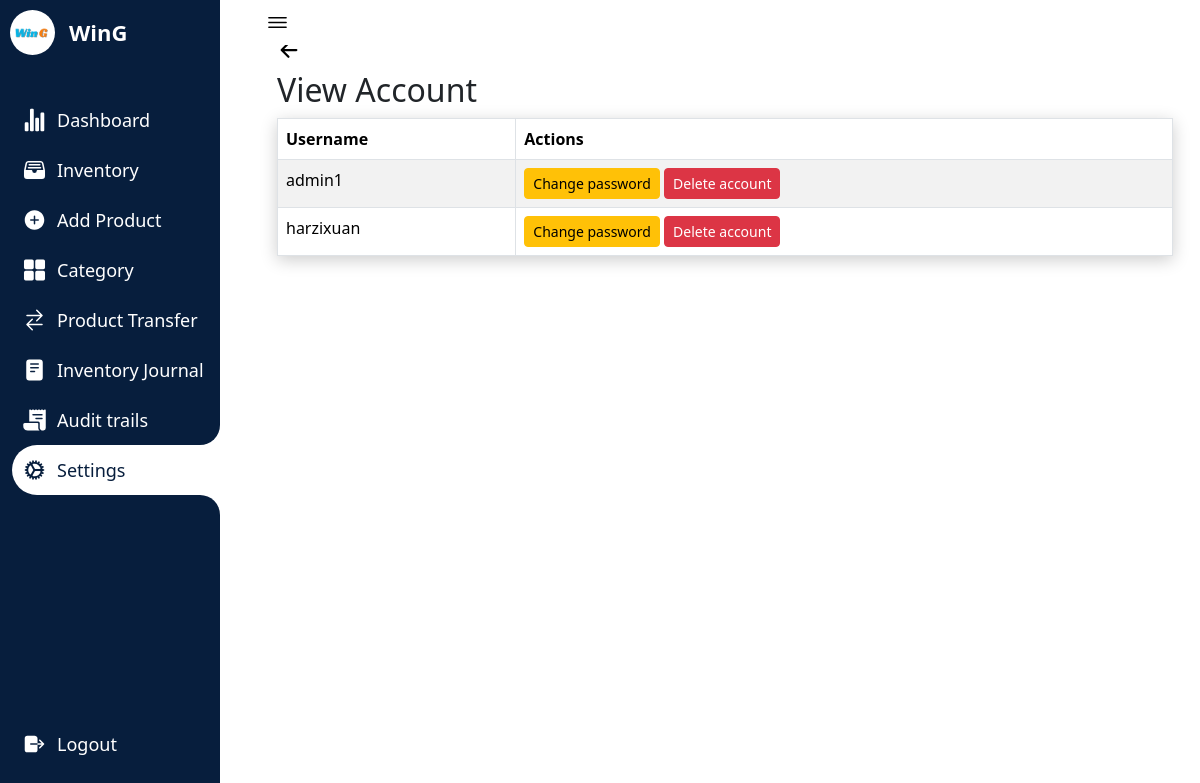
The page /viewaccount.php (signed in) on the database its author committed.
### tables this page shows
CREATE TABLE IF NOT EXISTS `companyprofile` (
  `id` int(11) NOT NULL AUTO_INCREMENT,
  `name` varchar(250) NOT NULL,
  `profilepicture` varchar(1000) DEFAULT NULL,
  PRIMARY KEY (`id`)
);

CREATE TABLE IF NOT EXISTS `users` (
  `id` int(11) NOT NULL AUTO_INCREMENT,
  `username` varchar(255) NOT NULL,
  `passw` varchar(255) NOT NULL,
  `name` varchar(255) NOT NULL,
  PRIMARY KEY (`id`)
);

### viewaccount.php (the view, shortened to what this page needs)
<?php
require_once "config.php";
$companyId = 1;
$query = "SELECT * FROM companyprofile WHERE id = ?";
$stmt = mysqli_prepare($conn, $query);
mysqli_stmt_bind_param($stmt, "i", $companyId);
mysqli_stmt_execute($stmt);
$result = mysqli_stmt_get_result($stmt);
$companyProfile = mysqli_fetch_assoc($result);
$companyProfileImagePath = $companyProfile['profilepicture'];
$companyName = $companyProfile['name'];
?>
<!DOCTYPE html>
<html lang="en">
<head>
    <link rel="stylesheet" href="testin3.css">
    <link href="https://cdn.jsdelivr.net/npm/bootstrap@5.3.1/dist/css/bootstrap.min.css" rel="stylesheet">
</head>
<body>
<nav>
<div class="logo">
<div class="logo-image">
    <?php
    if (!empty($companyProfileImagePath)) {
        echo '<img src="' . $companyProfileImagePath . '" alt="Company Logo" class="logoimage">';
    } else {
        echo '<img src="path/to/placeholder/image.jpg" alt="No Image" style="">';
    }
    ?>
</div>
    <div class="logo-name">
    <?php echo $companyName; ?>
    </div>
</div>
        <div class="menu-items">
            <ul class="navLinks">
            <li class="navList">
    <a href="Dashboard.php">
    <ion-icon name="stats-chart"></ion-icon>
        <span class="links">Dashboard</span>
    </a>
</li>
<li class="navList">
    <a href="Inventory.php">
        <ion-icon name="file-tray-full"></ion-icon>
        <span class="links">Inventory</span>
    </a>
</li>
<li class="navList">
    <a href="Product.php">
        <ion-icon name="add-circle"></ion-icon>
        <span class="links">Add Product</span>
    </a>
</li>
    <li class="navList">
        <a href="Category.php">
            <ion-icon name="grid"></ion-icon>
            <span class="links">Category</span>
        </a>
    </li>
    <li class="navList">
        <a href="Order.php">
        <ion-icon name="swap-horizontal"></ion-icon>
            <span class="links">Product Transfer</span>
        </a>
    </li>
    <li class="navList">
        <a href="Reports.php">
            <ion-icon name="reader"></ion-icon>
            <span class="links">Inventory Journal</span>
        </a>
    </li>
    <li class="navList">
        <a href="audittrails.php">
        <ion-icon name="receipt"></ion-icon>
            <span class="links">Audit trails</span>
        </a>
    </li>
    <li class="navList active">
        <a href="Settings.php">
            <ion-icon name="cog"></ion-icon>
            <span class="links">Settings</span>
        </a>
    </li>
            </ul>
            <ul class="bottom-link">
                <li>
                <a href="logout.php">
                    <ion-icon name="log-out"></ion-icon>
                    <span class="links">Logout</span>
                </a>
                </li>
        </div>
    </nav>
    <section class="dashboard">
        <div class="top">
            <ion-icon class="navToggle" name="menu-outline"></ion-icon>
        </div>
        <div class="content-wrapper">
        <div class="container">
            <div class="row">
                <div class="col-lg-12 col-offset-2">
                <a href="Settings.php" style="font-size: 24px; text-decoration:none; color:black;">
                    <ion-icon name="arrow-back-outline"></ion-icon>
                    </a>
                    <h2>View Account</h2>
                    <table class="table table-bordered table-striped">
                        <thead>
                            <th>Username</th>
                            <th>Actions</th>
                        </thead>
                        <tbody>
                            <?php
                            $user_info_query = mysqli_query($conn, "SELECT * FROM users");
                            if ($user_info_query) {
                                while ($user_data = mysqli_fetch_assoc($user_info_query)) {
                                    echo "<tr>";
                                    echo "<td>{$user_data['username']}</td>";
                                    echo "<td>
                                            <a href='edit_account.php?editid={$user_data['username']}' class='btn btn-warning btn-sm'>Change password</a>
                                            <a href='deleteaccount.php?username={$user_data['username']}' class='btn btn-danger btn-sm'>Delete account</a>
                                        </td>";
                                    echo "</tr>";
                                }
                            } else {
                                echo "<tr><td colspan='2'>Error fetching user information: " . mysqli_error($conn) . "</td></tr>";
                            }
                            ?>
                        </tbody>
                    </table>
                </div>
            </div>
        </div>
    </div>
</section>
</body>
</html>

### testin3.css (style rules this page uses)
* { margin: 0; padding: 0; box-sizing: border-box; }
:root { --primary-color:#071e3d; --nav-color: #071e3d; --dash-color: #fff; --logo-color: #fff; --text-color: #000; --text-color-light: #333; --white: #fff; --border-color: #ccc; --toggle-color: #fff; --title-icon-color: #fff; --time-03: all 0.3s linear; --time-02: all 0.2s linear; }
body { width: 100%; min-height: 100vh; background-color: var(--dash-color); font-family: 'Poppins', sans-serif; }
nav { position: fixed; top: 0; left: 0; height: 100%; width: 220px; background-color: var(--nav-color); padding: 10px 0 10px 10px; transition: var(--time-03); }
nav .logo { display: flex; align-items: center; }
.logoimage { border-radius:50%; }
nav .logo-image { width: 45px; height: 45px; border-radius: 50%; }
nav .logo-image img { width: 45px; height: 45px; object-fit: cover; }
nav .logo .logo-name { font-size: 22px; font-weight: 600; color: var(--logo-color); margin-left: 14px; white-space: nowrap; transition: var(--time-02); }
nav .menu-items { margin-top: 40px; display: flex; flex-direction: column; height: calc(100% - 90px); justify-content: space-between; }
nav .menu-items li { list-style: none; }
nav .menu-items li a { display: flex; align-items: center; margin-left:-30px; height: 50px; text-decoration: none; }
nav .menu-items li.active a { border-top-left-radius: 25px; border-bottom-left-radius: 25px; position: relative; }
nav .menu-items li a ion-icon { color: var(--white); font-size: 24px; min-width: 45px; }
nav .menu-items li a .links { font-size: 18px; color: var(--white); transition: var(--time-02); }
nav .menu-items li.active a { background-color: var(--dash-color); }
nav .menu-items li.active a:before { content: ''; position: absolute; width: 40px; height: 40px; right: 0; top: -40px; border-radius: 50%; box-shadow: 20px 20px var(--dash-color); pointer-events: none; }
nav .menu-items li.active a:after { content: ''; position: absolute; width: 40px; height: 40px; right: 0; bottom: -40px; border-radius: 50%; box-shadow: 20px -20px var(--dash-color); pointer-events: none; }
nav .menu-items li.active a .links { color: var(--primary-color); }
nav .menu-items li.active a ion-icon { color: var(--primary-color); }
.dashboard { position: relative; left: 250px; width: calc(100% - 250px); min-height: 100vh; background-color: var(--dash-color); padding: 10px 15px; transition: var(--time-03); }
.dashboard .top { position: fixed; background-color: var(--dash-color); display: flex; justify-content: space-between; align-items: center; left: 250px; top: 0; padding: 10px 15px; width: calc(100% - 250px); transition: var(--time-03); z-index: 100; }
.dashboard .top .navToggle { font-size: 25px; color: var(--text-color); cursor: pointer; }
.container { padding:1%; background-color: white; margin-top:5%; transition: border-radius 0.5s cubic-bezier(0.175, 0.885, 0.32, 1.275); }
.content-wrapper { margin-top:-30px; }
.dashboard .content-wrapper { top: 0; transition: var(--time-03); }
table { box-shadow: 0 4px 16px rgba(0, 0, 0, 0.2); }

### rows shown on the page
companyprofile: profilepicture (picture), name "WinG"
users: username "admin1"
users: username "harzixuan"
